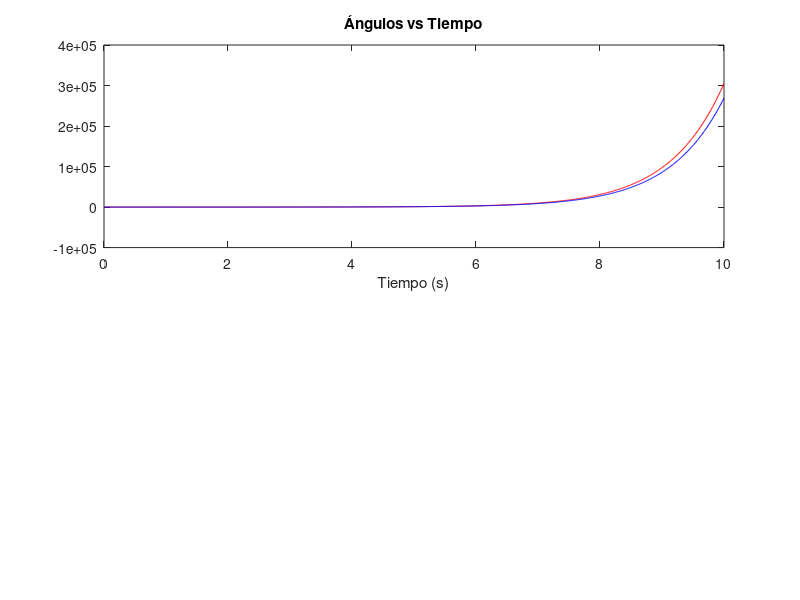

MATLAB code to generate this figure:
% Parámetros del sistema
m1 = 0.2;   % kg
l1 = 0.3;   % m
m2 = 0.1;   % kg
l2 = 0.25;  % m
g = 9.81;   % m/s^2
c1 = 0.2;   % kg*m/s

% Definir las matrices de espacio de estados
A = [0, 0, 1, 0; 
     0, 0, 0, 1; 
     -(m2*l2*g)/(m1+m2), (m2*g)/(m1+m2), -c1/(m1+m2), 0; 
     (l1*g)/(m1+m2), -(l1*g)/(m1+m2), 0, 0];

B = [0; 0; 1/(m1+m2); -1/(m1+m2)];

C = eye(4);
D = zeros(4, 1);

% Condiciones iniciales
theta1_0 = 0;        % rad
theta2_0 = deg2rad(35); % convertir grados a radianes
theta1_dot_0 = 0;    % rad/s
theta2_dot_0 = 0;    % rad/s
x0 = [theta1_0; theta2_0; theta1_dot_0; theta2_dot_0];

% Simulación usando ode45
tspan = 0:0.01:10;  % tiempo de simulación de 0 a 10 segundos
[t, x] = ode45(@(t, x) A*x + B*0, tspan, x0);

% Plotear resultados
figure;

subplot(2, 1, 1);
plot(t, rad2deg(x(:, 1)), 'r', t, rad2deg(x(:, 2)), 'b');
title('Ángulos vs Tiempo');
xlabel('Tiempo (s)');